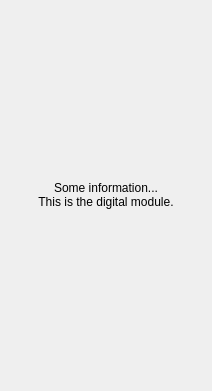
<?xml version="1.0" encoding="UTF-8"?>
<ui version="4.0">
 <class>WdgSidebar</class>
 <widget class="QWidget" name="WdgSidebar">
  <property name="geometry">
   <rect>
    <x>0</x>
    <y>0</y>
    <width>212</width>
    <height>391</height>
   </rect>
  </property>
  <property name="windowTitle">
   <string>Form</string>
  </property>
  <layout class="QGridLayout" name="gridLayout">
   <item row="0" column="0">
    <widget class="QLabel" name="label">
     <property name="text">
      <string>&lt;html&gt;&lt;head/&gt;&lt;body&gt;&lt;p align=&quot;center&quot;&gt;Some information...&lt;br/&gt;This is the digital module.&lt;/p&gt;&lt;/body&gt;&lt;/html&gt;</string>
     </property>
     <property name="alignment">
      <set>Qt::AlignCenter</set>
     </property>
    </widget>
   </item>
  </layout>
 </widget>
 <resources/>
 <connections/>
</ui>
